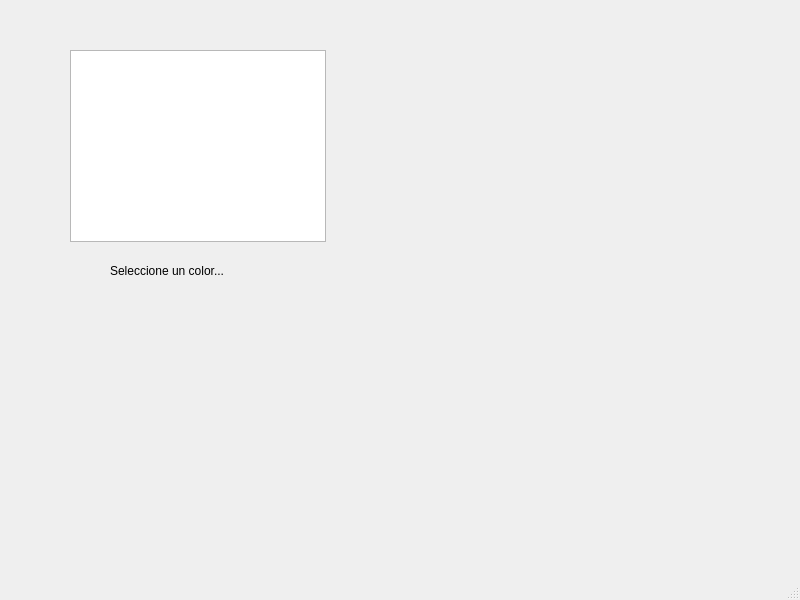
<?xml version="1.0" encoding="UTF-8"?>
<ui version="4.0">
 <class>MainWindow</class>
 <widget class="QMainWindow" name="MainWindow">
  <property name="geometry">
   <rect>
    <x>0</x>
    <y>0</y>
    <width>800</width>
    <height>600</height>
   </rect>
  </property>
  <property name="windowTitle">
   <string>MainWindow</string>
  </property>
  <widget class="QWidget" name="centralwidget">
   <widget class="QListWidget" name="listaColores">
    <property name="geometry">
     <rect>
      <x>70</x>
      <y>50</y>
      <width>256</width>
      <height>192</height>
     </rect>
    </property>
   </widget>
   <widget class="QLabel" name="lblResultado">
    <property name="geometry">
     <rect>
      <x>110</x>
      <y>260</y>
      <width>171</width>
      <height>21</height>
     </rect>
    </property>
    <property name="text">
     <string>Seleccione un color...</string>
    </property>
   </widget>
  </widget>
  <widget class="QMenuBar" name="menubar">
   <property name="geometry">
    <rect>
     <x>0</x>
     <y>0</y>
     <width>800</width>
     <height>21</height>
    </rect>
   </property>
  </widget>
  <widget class="QStatusBar" name="statusbar"/>
 </widget>
 <resources/>
 <connections/>
</ui>
